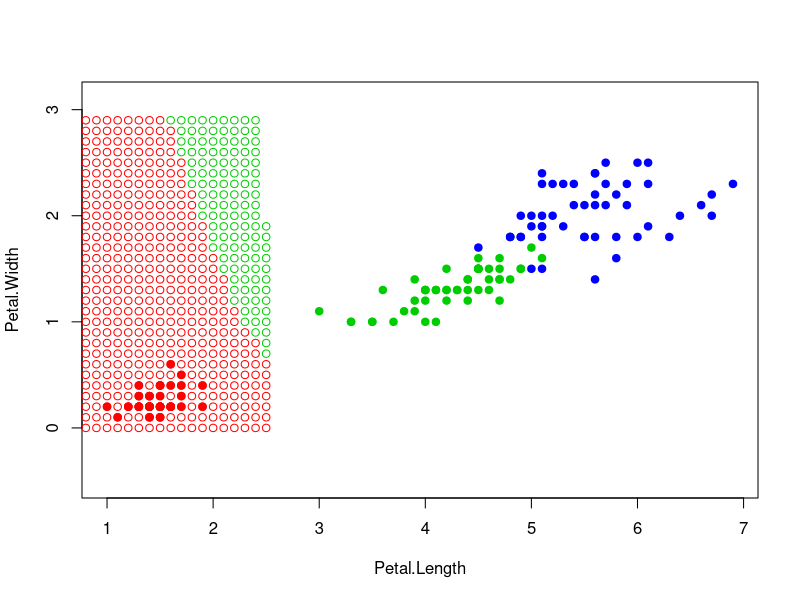

The R source for this figure: (Note: a time limit stopped this script after it produced the figure.)

euclideanDistance <- function(u, v)
{
  sqrt(sum((u - v)^2))
}
oNN <- function(xl, z, metricFunction =euclideanDistance){
  
  
  min_dist = 1000
  l <- dim(xl)[1]
  n <- dim(xl)[2] - 1
  
  for (i in 1:l){
    tmp_dist = metricFunction(xl[i, 1:n], z)
    
    if(tmp_dist < min_dist) {
      min_dist = tmp_dist
      class = xl[i, n+1]
    }
  }
  
  return (class)
}

colors <- c("setosa" = "red", "versicolor" = "green3","virginica" = "blue")
plot(iris[, 3:4], pch = 21, bg = colors[iris$Species], col
     = colors[iris$Species], asp = 1)


xl <- iris[, 3:5]

points_array = c()
x1<-0
x2<-0
while (x1<7) { 
  while (x2<3) { 
    
    z <- c(x1,x2)
    class <- oNN(xl, z)
    points_array = c(points_array, c(z))
    points(z[1], z[2], pch = 1, col = colors[class])
    x2<-x2+0.1
  }
  x2<-0
  x1<-x1+0.1
}
